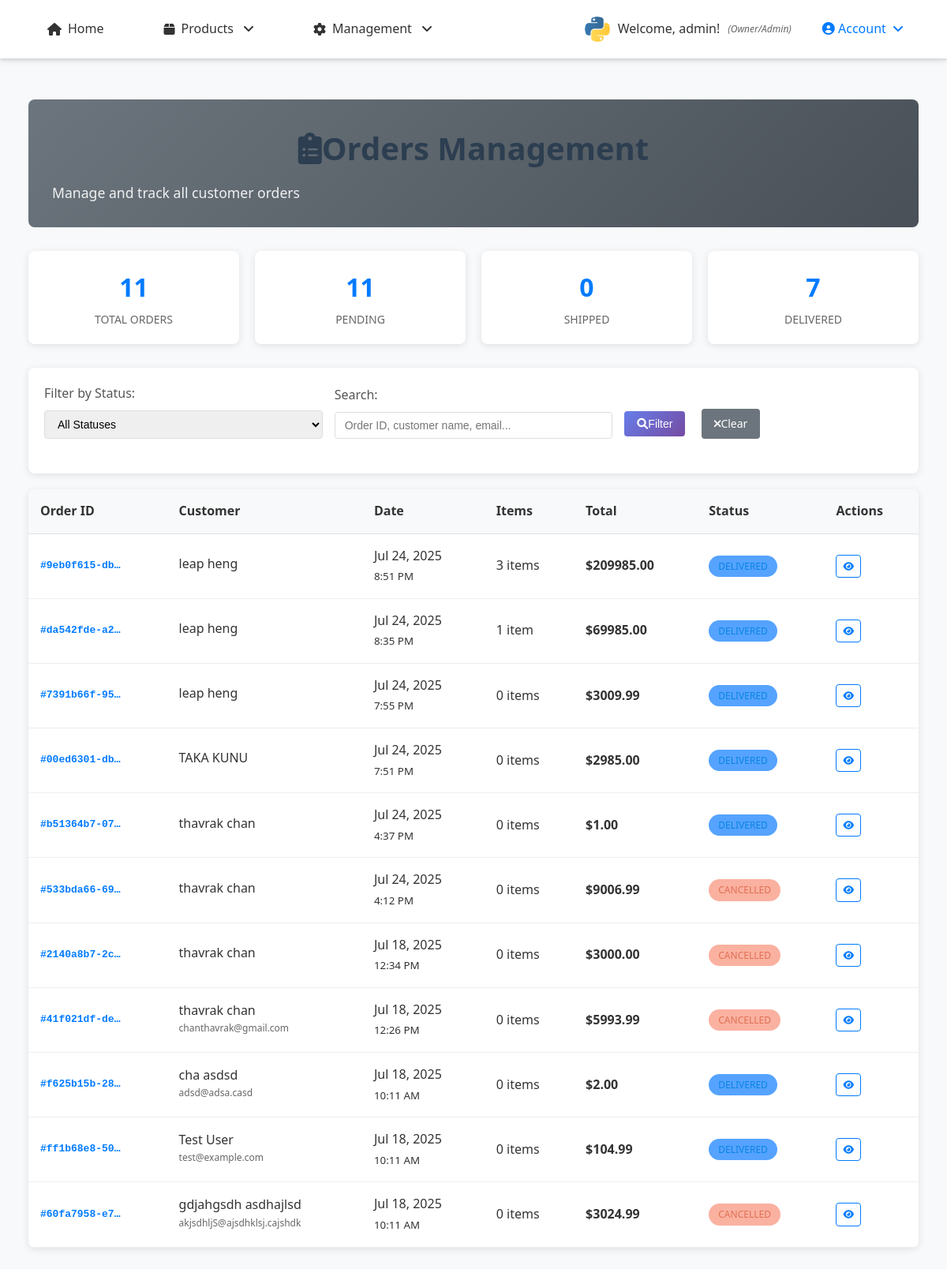
Page /orders/admin/ (signed in) on the committed database.
### accounts/models.py (models this page shows, shortened)
class UserProfile(models.Model):
    ROLE_CHOICES = [
        ('customer', 'Customer'),
        ('staff', 'Staff'),
        ('owner', 'Owner/Admin'),
    ]
    user = models.OneToOneField(User, on_delete=models.CASCADE, related_name='profile')
    phone_number = models.CharField(max_length=15, blank=True, null=True)
    address = models.TextField(blank=True, null=True)
    date_of_birth = models.DateField(blank=True, null=True)
    profile_picture = models.ImageField(upload_to='profiles/', blank=True, null=True)
    role = models.CharField(max_length=20, choices=ROLE_CHOICES, default='customer')
    billing_first_name = models.CharField(max_length=100, blank=True, null=True)
    billing_last_name = models.CharField(max_length=100, blank=True, null=True)
    billing_email = models.EmailField(blank=True, null=True)
    billing_phone = models.CharField(max_length=20, blank=True, null=True)
    billing_address = models.TextField(blank=True, null=True)
    billing_city = models.CharField(max_length=100, blank=True, null=True)
    billing_state = models.CharField(max_length=100, blank=True, null=True)
    billing_postal_code = models.CharField(max_length=20, blank=True, null=True)
    billing_country = models.CharField(max_length=100, blank=True, null=True)
    shipping_first_name = models.CharField(max_length=100, blank=True, null=True)
    shipping_last_name = models.CharField(max_length=100, blank=True, null=True)
    shipping_phone = models.CharField(max_length=20, blank=True, null=True)
    shipping_address = models.TextField(blank=True, null=True)
    shipping_city = models.CharField(max_length=100, blank=True, null=True)
    shipping_state = models.CharField(max_length=100, blank=True, null=True)
    shipping_postal_code = models.CharField(max_length=20, blank=True, null=True)
    shipping_country = models.CharField(max_length=100, blank=True, null=True)
    created_at = models.DateTimeField(auto_now_add=True)
    updated_at = models.DateTimeField(auto_now=True)
    def can_access_admin(self):
        return self.role == 'owner' or self.user.is_superuser
    def can_manage_products(self):
        return self.role in ['staff', 'owner'] or self.user.is_superuser
    def can_access_dashboard(self):
        return self.role in ['staff', 'owner'] or self.user.is_superuser
    class Meta:
        verbose_name = "User Profile"
        verbose_name_plural = "User Profiles"

### orders/models.py (models this page shows, shortened)
class Order(models.Model):
    ORDER_STATUS_CHOICES = [
        ('pending', 'Pending'),
        ('confirmed', 'Confirmed'),
        ('processing', 'Processing'),
        ('shipped', 'Shipped'),
        ('delivered', 'Delivered'),
        ('cancelled', 'Cancelled'),
        ('refunded', 'Refunded'),
    ]
    order_id = models.UUIDField(default=uuid.uuid4, unique=True, editable=False)
    user = models.ForeignKey(User, on_delete=models.CASCADE, related_name='orders')
    status = models.CharField(max_length=20, choices=ORDER_STATUS_CHOICES, default='pending')
    first_name = models.CharField(max_length=100)
    last_name = models.CharField(max_length=100)
    email = models.EmailField()
    phone = models.CharField(max_length=20)
    shipping_first_name = models.CharField(max_length=100, blank=True)
    shipping_last_name = models.CharField(max_length=100, blank=True)
    shipping_phone = models.CharField(max_length=20, blank=True)
    shipping_address = models.TextField()
    shipping_city = models.CharField(max_length=100)
    shipping_state = models.CharField(max_length=100)
    shipping_postal_code = models.CharField(max_length=20)
    shipping_country = models.CharField(max_length=100, default='Cambodia')
    total_amount = models.DecimalField(max_digits=10, decimal_places=2)
    shipping_cost = models.DecimalField(max_digits=10, decimal_places=2, default=0.00)
    tax_amount = models.DecimalField(max_digits=10, decimal_places=2, default=0.00)
    created_at = models.DateTimeField(auto_now_add=True)
    updated_at = models.DateTimeField(auto_now=True)
    order_notes = models.TextField(blank=True, null=True)
    class Meta:
        ordering = ['-created_at']
    @property
    def grand_total(self):
        from decimal import Decimal
        total = Decimal(str(self.total_amount)) if self.total_amount else Decimal('0.00')
        shipping = Decimal(str(self.shipping_cost)) if self.shipping_cost else Decimal('0.00')
        tax = Decimal(str(self.tax_amount)) if self.tax_amount else Decimal('0.00')
        return total + shipping + tax
    @property
    def total_items(self):
        return sum(item.quantity for item in self.order_items.all())

class OrderItem(models.Model):
    order = models.ForeignKey(Order, on_delete=models.CASCADE, related_name='order_items')
    product = models.ForeignKey(Product, on_delete=models.CASCADE)
    quantity = models.PositiveIntegerField(default=1)
    price = models.DecimalField(max_digits=10, decimal_places=2)  # Price at time of order
    created_at = models.DateTimeField(auto_now_add=True)

### orders/views.py (the view, shortened to what this page needs)
# urls.py: path('admin/', views.admin_order_list, name='admin_order_list'),
@login_required
def admin_order_list(request):
    if not request.user.is_staff:
        messages.error(request, 'Access denied. Staff privileges required.')
        return redirect('store:home')
    status_filter = request.GET.get('status', '')
    search_query = request.GET.get('search', '')
    orders = Order.objects.select_related('user').prefetch_related(
        'order_items__product',
        'payment'
    )
    pending_orders = orders.filter(status='pending').count()
    shipped_orders = orders.filter(status='shipped').count()
    delivered_orders = orders.filter(status='delivered').count()
    total_orders = orders.count()
    if status_filter:
        orders = orders.filter(status=status_filter)
    orders = orders.order_by('-created_at')
    context = {
        'orders': orders,
        'status_filter': status_filter,
        'search_query': search_query,
        'order_status_choices': Order.ORDER_STATUS_CHOICES,
        'total_orders': total_orders,
        'pending_orders': pending_orders,
        'shipped_orders': shipped_orders,
        'delivered_orders': delivered_orders,
    }
    return render(request, 'orders/admin/order_list.html', context)

### orders/templates/orders/admin/order_list.html (shortened to what this page needs)
{% extends 'base.html' %}
{% load static %}
{% block content %}
<div class="admin-container">
    <div class="admin-header">
        <h1 class="admin-title">
            <i class="fas fa-clipboard-list me-3"></i>Orders Management
        </h1>
        <p class="admin-subtitle">Manage and track all customer orders</p>
    </div>
    <div class="stats-grid">
        <div class="stat-card">
            <div class="stat-number">{{ orders.count }}</div>
            <div class="stat-label">Total Orders</div>
        </div>
        <div class="stat-card">
            <div class="stat-number">
                {{ orders|length|add:0 }}
            </div>
            <div class="stat-label">Pending</div>
        </div>
        <div class="stat-card">
            <div class="stat-number">
                <div class="stat-number">{{ shipped_orders }}</div>
            </div>
            <div class="stat-label">Shipped</div>
        </div>
        <div class="stat-card">
            <div class="stat-number">{{ delivered_orders }}</div>
            <div class="stat-label">Delivered</div>
</div>
    </div>
    <div class="filters-section">
        <form method="GET" class="filters-form">
            <div class="form-group">
                <label for="status" class="form-label">Filter by Status:</label>
                <select name="status" id="status" class="form-control">
                    <option value="">All Statuses</option>
                </select>
            </div>
            <div class="form-group">
                <label for="search" class="form-label">Search:</label>
                <input type="text" name="search" id="search" class="form-control"
                       placeholder="Order ID, customer name, email..."
                       value="{{ search_query }}">
            </div>
            <div class="form-group">
                <button type="submit" class="btn btn-primary">
                    <i class="fas fa-search me-1"></i>Filter
                </button>
                <a href="{% url 'orders:admin_order_list' %}" class="btn btn-secondary">
                    <i class="fas fa-times me-1"></i>Clear
                </a>
            </div>
        </form>
    </div>
    {% if orders %}
    <div class="orders-table">
        <table class="table">
            <thead>
                <tr>
                    <th>Order ID</th>
                    <th>Customer</th>
                    <th>Date</th>
                    <th>Items</th>
                    <th>Total</th>
                    <th>Status</th>
                    <th>Actions</th>
                </tr>
            </thead>
            <tbody>
                {% for order in orders %}
                <tr>
                    <td>
                        <div class="order-id">#{{ order.order_id|truncatechars:12 }}</div>
                    </td>
                    <td>
                        <div class="customer-info">
                            <div class="customer-name">{{ order.first_name }} {{ order.last_name }}</div>
                            <div class="customer-email">{{ order.email }}</div>
                        </div>
                    </td>
                    <td>
                        <div>{{ order.created_at|date:"M d, Y" }}</div>
                        <small class="text-muted">{{ order.created_at|time:"g:i A" }}</small>
                    </td>
                    <td>
                        {{ order.total_items }} item{{ order.total_items|pluralize }}
                    </td>
                    <td>
                        <strong>${{ order.grand_total }}</strong>
                    </td>
                    <td>
                        <span class="status-badge status-{{ order.status }}">
                            {{ order.get_status_display }}
                        </span>
                    </td>
                    <td>
                        <div class="action-buttons">
                            <a href="{% url 'orders:admin_order_detail' order.order_id %}"
                               class="btn btn-outline-primary btn-sm">
                                <i class="fas fa-eye"></i>
                            </a>
                        </div>
                    </td>
                </tr>
                {% endfor %}
            </tbody>
        </table>
    </div>
    {% endif %}
</div>
{% endblock %}

### store/templates/base.html (shortened to what this page needs)
{% load static %}
<!DOCTYPE html>
<html lang="en">
<head>
    <link rel="stylesheet" href="https://cdnjs.cloudflare.com/ajax/libs/font-awesome/6.0.0/css/all.min.css">
    <link rel="stylesheet" href="{% static 'store/css/style.css' %}">
</head>
<body>
    <header>
        <nav>
            <ul>
                <li><a href="{% url 'store:home' %}">
                    <i class="fas fa-home"></i> Home
                </a></li>
                <li class="dropdown">
                    <a href="#" class="dropdown-toggle">
                        <i class="fas fa-box"></i> Products
                    </a>
                </li>
                {% if user.is_authenticated %}
                    {% if user.profile.role == 'staff' or user.profile.role == 'owner' %}
                        <li class="dropdown">
                            <a href="#" class="dropdown-toggle">
                                <i class="fas fa-cog"></i> Management
                            </a>
                        </li>
                    {% endif %}
                {% endif %}
            </ul>
            <div class="auth-nav">
                {% if user.is_authenticated %}
                    <div class="user-info">
                        {% if user.profile.profile_picture %}
                            <img src="{{ user.profile.profile_picture.url }}" alt="Profile" class="user-avatar">
                        {% else %}
                            <div class="user-default-avatar">
                                {{ user.first_name|first|default:user.username|first }}
                            </div>
                        {% endif %}
                        <span>Welcome, {{ user.first_name|default:user.username }}!</span>
                        <small class="user-role">({{ user.profile.get_role_display }})</small>
                    </div>
                    <div class="dropdown">
                        <a href="#" class="dropdown-toggle" style="color: #007bff; font-weight: 500;">
                            <i class="fas fa-user-circle"></i> Account
                        </a>
                    </div>
                {% endif %}
            </div>
        </nav>
    </header>
    <main>
        <div class="container">
            {% block content %}
            {% endblock %}
        </div>
    </main>
</body>
</html>

### rows in the picture
Order: order_id "9eb0f615-db…", first_name "leap", last_name "heng", created_at "Jul 24, 2025", created_at "8:51 PM", total_items "3", grand_total "209985.00", status "DELIVERED"
Order: order_id "da542fde-a2…", first_name "leap", last_name "heng", created_at "Jul 24, 2025", created_at "8:35 PM", total_items "1", grand_total "69985.00", status "DELIVERED"
Order: order_id "7391b66f-95…", first_name "leap", last_name "heng", created_at "Jul 24, 2025", created_at "7:55 PM", total_items "0", grand_total "3009.99", status "DELIVERED"
Order: order_id "00ed6301-db…", first_name "TAKA", last_name "KUNU", created_at "Jul 24, 2025", created_at "7:51 PM", total_items "0", grand_total "2985.00", status "DELIVERED"
Order: order_id "b51364b7-07…", first_name "thavrak", last_name "chan", created_at "Jul 24, 2025", created_at "4:37 PM", total_items "0", grand_total "1.00", status "DELIVERED"
Order: order_id "533bda66-69…", first_name "thavrak", last_name "chan", created_at "Jul 24, 2025", created_at "4:12 PM", total_items "0", grand_total "9006.99", status "CANCELLED"
Order: order_id "2140a8b7-2c…", first_name "thavrak", last_name "chan", created_at "Jul 18, 2025", created_at "12:34 PM", total_items "0", grand_total "3000.00", status "CANCELLED"
Order: order_id "41f021df-de…", first_name "thavrak", last_name "chan", email "chanthavrak@gmail.com", created_at "Jul 18, 2025", created_at "12:26 PM", total_items "0", grand_total "5993.99", status "CANCELLED"
Order: order_id "f625b15b-28…", first_name "cha", last_name "asdsd", email "adsd@adsa.casd", created_at "Jul 18, 2025", created_at "10:11 AM", total_items "0", grand_total "2.00", status "DELIVERED"
Order: order_id "ff1b68e8-50…", first_name "Test", last_name "User", email "test@example.com", created_at "Jul 18, 2025", created_at "10:11 AM", total_items "0", grand_total "104.99", status "DELIVERED"
Order: order_id "60fa7958-e7…", first_name "gdjahgsdh", last_name "asdhajlsd", email "akjsdhljS@ajsdhklsj.cajshdk", created_at "Jul 18, 2025", created_at "10:11 AM", total_items "0", grand_total "3024.99", status "CANCELLED"

### other values in the picture
{{ user.first_name|default:user.username }} "admin"
{{ user.profile.get_role_display }} "Owner/Admin"
{{ orders.count }} "11"
{{ orders|length|add:0 }} "11"
{{ shipped_orders }} "0"
{{ delivered_orders }} "7"
